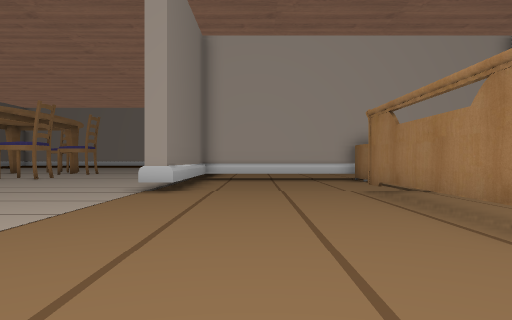
View 1 (above)

24 first-person views from a walk through a scene from a Unity 3-D project. The camera is 1.4 m above the floor, looks level and sees 70° across. The floor is counted in squares, 2 m on a side. Each view is taken from the middle of a square. On the plan, view 1 faces up. The plan holds only what a view shows up to about 11 squares ahead; the rest is blank. The place goes on beyond the plan. The player is left out. Some animated figures are left out. Some surface patterns are stand-ins.

View 2
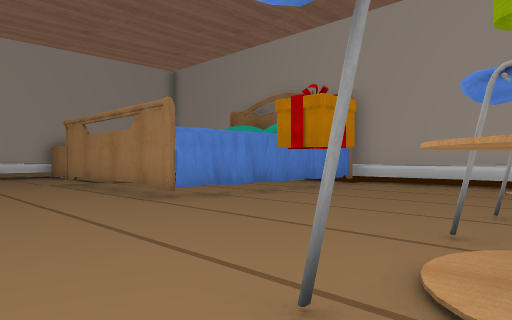

View 3
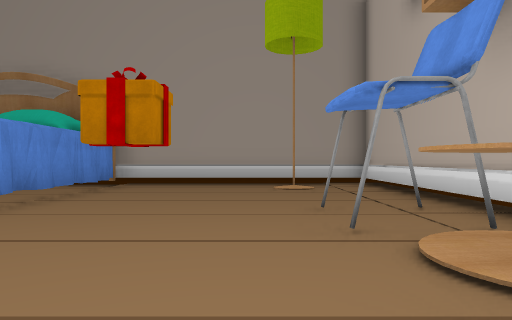

View 4
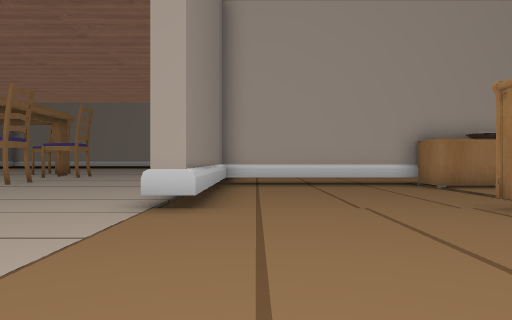

View 5
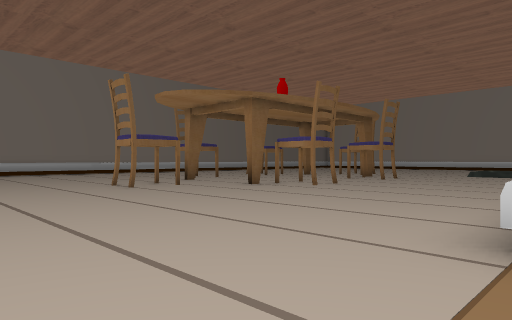

View 6
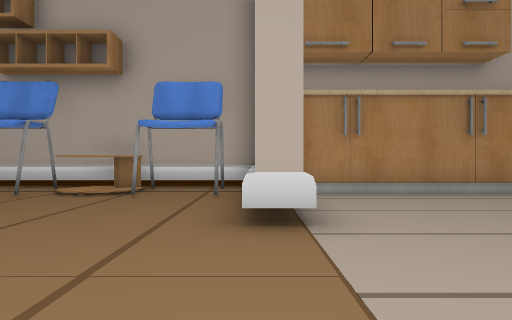

View 7
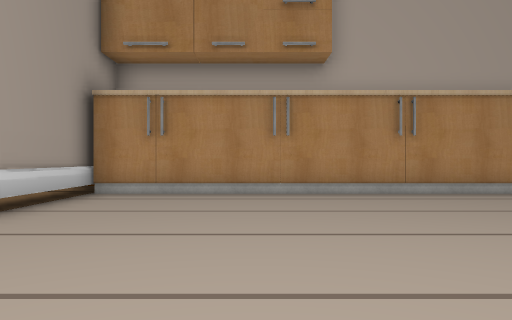

View 8
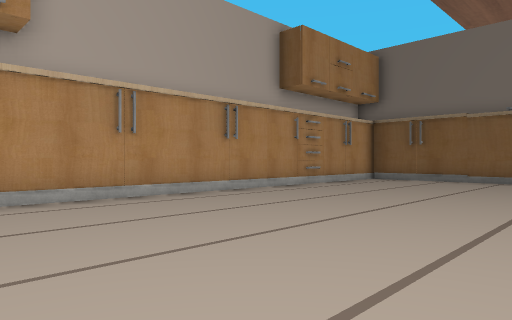

View 9
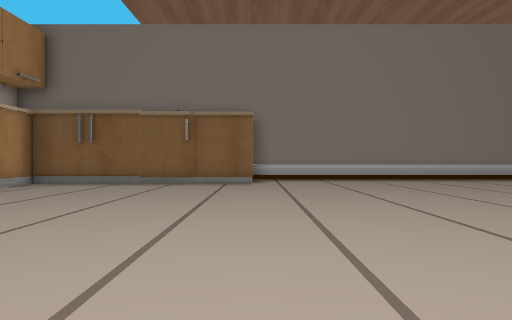

View 10
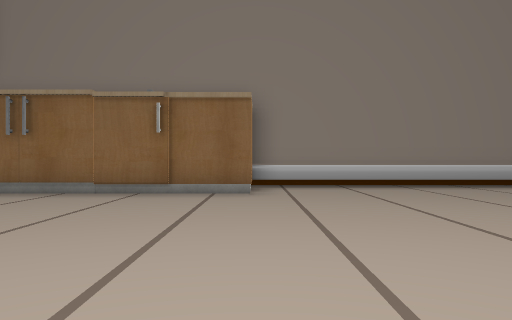

View 11
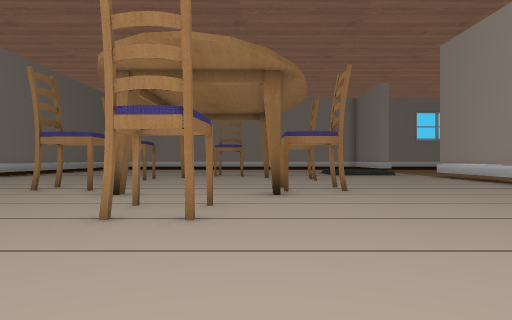

View 12
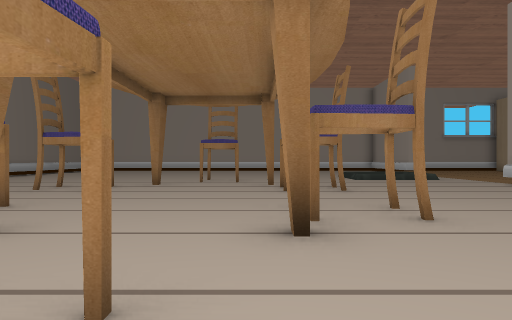

View 13
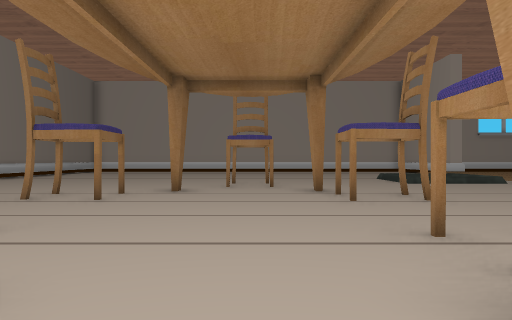

View 14
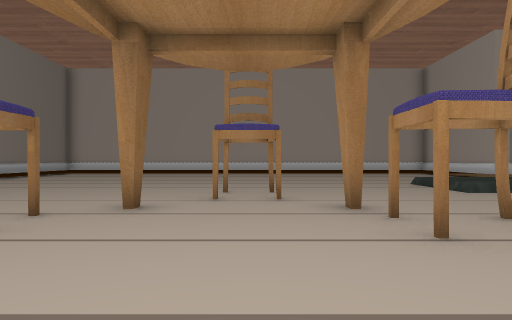

View 15
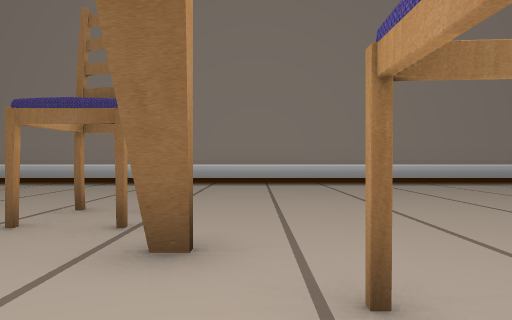

View 16
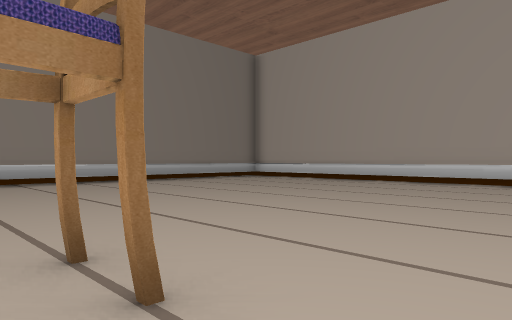

View 17
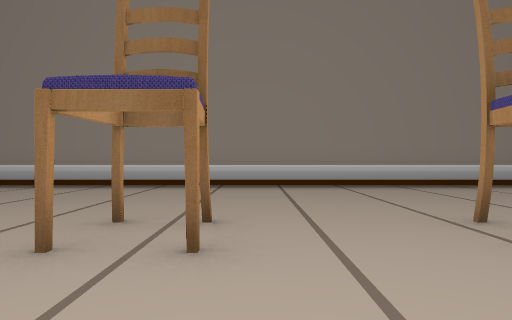

View 18
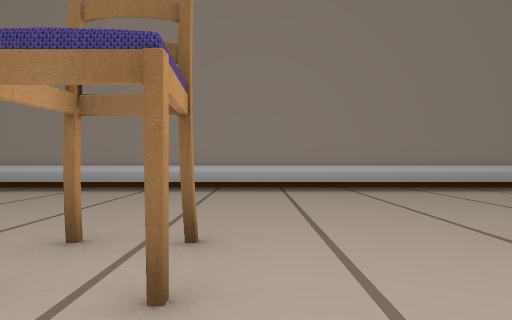

View 19
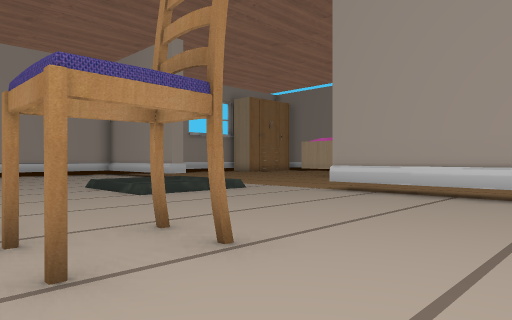

View 20
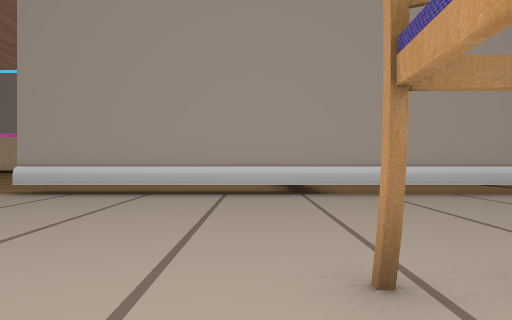

View 21
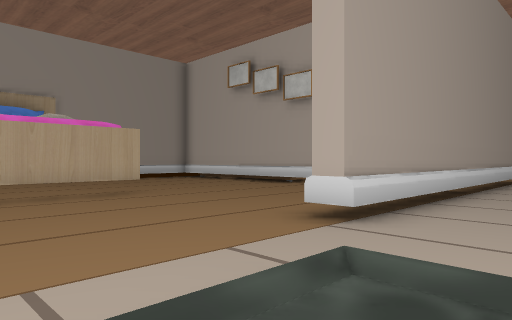

View 22
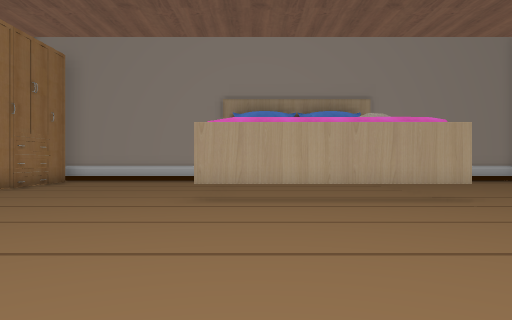

View 23
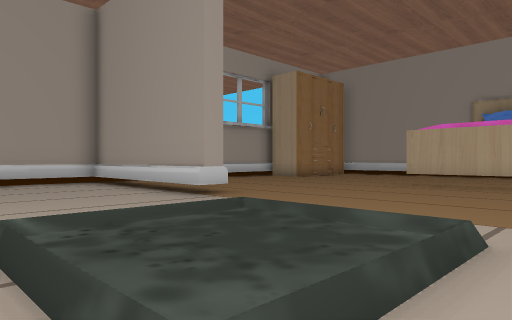

View 24
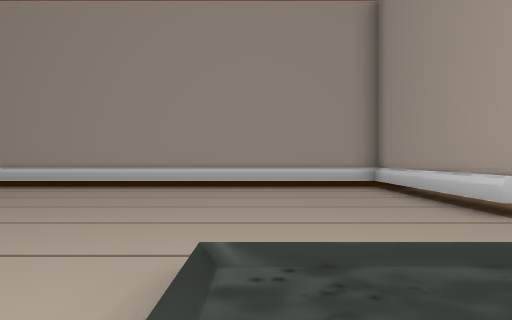

### Floor plan
Key: @ floor where view 1 was taken; # wall or solid block; . main floor; : floor 0.25 m higher than the main floor; / step, stairs or slope; T thing the floor can be seen under or through; C chair; O other object.
Columns run from 21 left of view 1 to 10 right of it. Each row starts with its distance up from view 1.
 33         ############
 32        ............#
 31       .............#.      ##
 30      ..............#.    ....
 29     ...............#... .....
 28    ................#.........
 27 #..................#.........
 26 #............................
 25 #.......................#
 24 #..............::/......#
 23 #..............::/......#
 22 #........CC....///......#
 21 #.......................#
 20 #.......................#
 19 #..........#.......T.........
 18 #.....C..... C.....T.........
 17 #......#....#C.....T...... ..
 16 #..................T.....
 15 #..................T....
 14 #.....C#....#C.....#######
 13 #.....##....#C.....#.....##
 12 #..................T.......
 11 #..... ..C.........T......
 10 #..... ............T......
  9 #........CC........T......
  8 #.......................#
  7 #.......................#
  6 #.......................#
  5 #...........   .........#
  4 ##O........... .  ......#
  3   O.....................########
  2   #............................#
  1   #................#...........#
  0   #................#.@.........#
 -1   #................#...........#
 -2   O................#CCO.CC...#.#
 -3   #O####O##O#O##O#O#..OOCC.....#
 -4                    #############

Positions as (right, up) in squares from view 1, and headings:
1: (0, 0), facing up
2: (-1, -3), facing up-right
3: (-1, -1), facing right
4: (-1, 3), facing up
5: (-2, 5), facing up-left
6: (-2, 5), facing down
7: (-6, 5), facing down
8: (-6, 4), facing down-left
9: (-8, 4), facing left
10: (-11, 4), facing left
11: (-10, 5), facing up
12: (-10, 9), facing up
13: (-11, 11), facing up
14: (-11, 14), facing up
15: (-10, 20), facing left
16: (-9, 21), facing up-left
17: (-11, 15), facing left
18: (-12, 15), facing left
19: (-10, 15), facing up-right
20: (-10, 15), facing right
21: (-5, 24), facing down-right
22: (-4, 24), facing right
23: (-7, 21), facing up-right
24: (-6, 22), facing up
